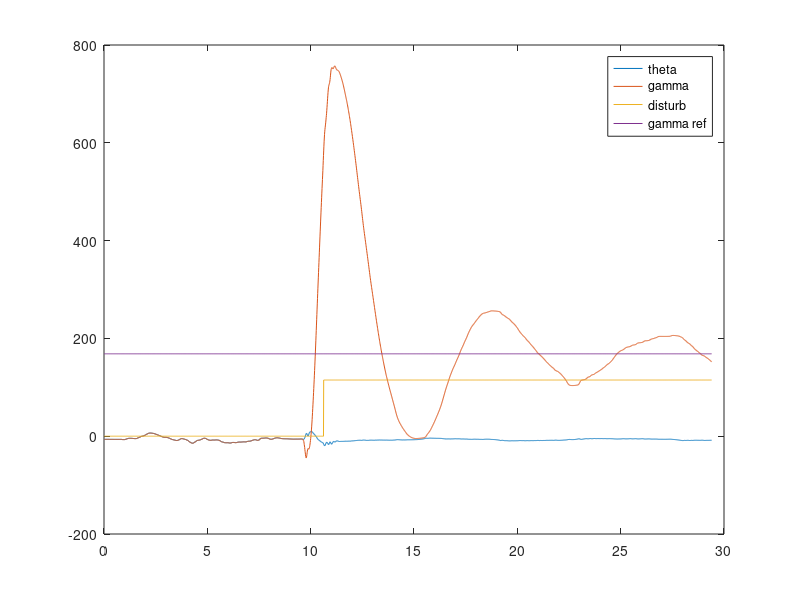

Recreate this plot in MATLAB.
load('integral5000q01disturb10prova2.mat');
figure
plot(t, theta)
hold on
plot(t, gamma)
hold on
plot(t, disturb)
hold on
plot(t, ref)

legend("theta","gamma","disturb", "gamma ref")